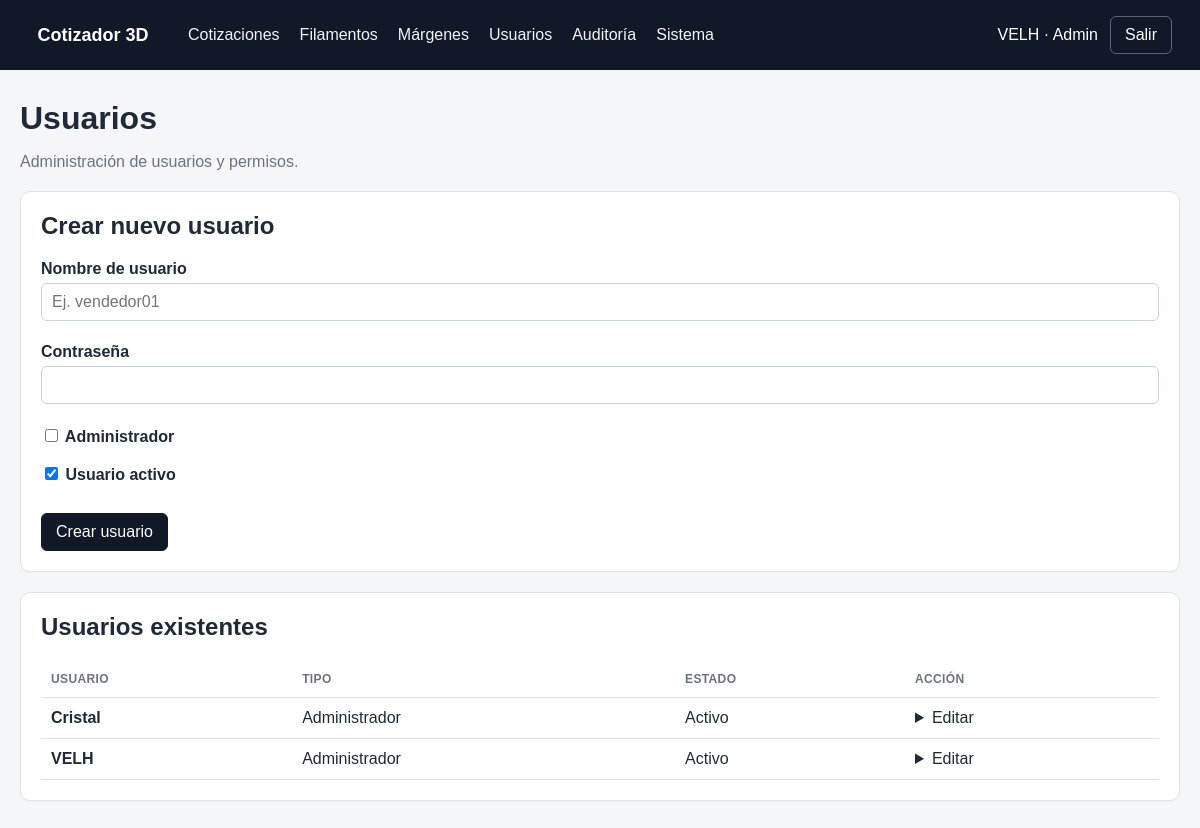
Screenshot of /users (signed in) with the database file from the repository.
### models.py (models this page shows, shortened)
class User(
    db.Model,
    UserMixin
):
    id = db.Column(
        db.Integer,
        primary_key=True
    )
    username = db.Column(
        db.String(80),
        unique=True,
        nullable=False,
        index=True
    )
    password_hash = db.Column(
        db.String(255),
        nullable=False
    )
    is_admin = db.Column(
        db.Boolean,
        default=False,
        nullable=False
    )
    active = db.Column(
        db.Boolean,
        default=True,
        nullable=False
    )
    created_at = db.Column(
        db.DateTime,
        default=datetime.utcnow,
        nullable=False
    )
    @property
    def is_active(self):
        return self.active

### app.py (the view)
@app.route(
    "/users"
)
@admin_required
def users():
    all_users = (
        User.query
        .order_by(
            User.username
        )
        .all()
    )
    return render_template(
        "users.html",
        users=all_users
    )

### app.py (called while the page is built)
@login_manager.user_loader
def load_user(
    user_id
):
    return db.session.get(
        User,
        int(user_id)
    )

def admin_required(
    function
):
    @wraps(
        function
    )
    @login_required
    def wrapper(
        *args,
        **kwargs
    ):
        if not current_user.is_admin:
            abort(403)
        return function(
            *args,
            **kwargs
        )
    return wrapper

@app.context_processor
def inject_globals():
    return {
        "currency":
            app.config[
                "CURRENCY"
            ],
        "company_name":
            app.config[
                "COMPANY_NAME"
            ],
        "app_timezone":
            get_timezone_name()
    }

### time_utils.py (called while the page is built)
def get_timezone_name():
    setting = AppSetting.query.filter_by(
        key="timezone"
    ).first()
    if setting and setting.value:
        return setting.value
    return DEFAULT_TIMEZONE

### templates/users.html (shortened to what this page needs)
{% extends "base.html" %}
{% block content %}
<div class="page-head">
    <div>
        <h1>
            Usuarios
        </h1>
        <p class="muted">
            Administración de usuarios y permisos.
        </p>
    </div>
</div>
<div class="card">
    <h2>
        Crear nuevo usuario
    </h2>
    <form
        method="post"
        action="{{ url_for('user_save') }}"
    >
        <label>
            Nombre de usuario
        </label>
        <input
            name="username"
            placeholder="Ej. vendedor01"
            required
        >
        <label>
            Contraseña
        </label>
        <input
            name="password"
            type="password"
            minlength="8"
            required
        >
        <label>
            <input
                type="checkbox"
                name="is_admin"
                style="width:auto;"
            >
            Administrador
        </label>
        <label>
            <input
                type="checkbox"
                name="active"
                checked
                style="width:auto;"
            >
            Usuario activo
        </label>
        <br>
        <button class="primary">
            Crear usuario
        </button>
    </form>
</div>
<div class="card">
    <h2>
        Usuarios existentes
    </h2>
    <table>
        <thead>
            <tr>
                <th>
                    Usuario
                </th>
                <th>
                    Tipo
                </th>
                <th>
                    Estado
                </th>
                <th>
                    Acción
                </th>
            </tr>
        </thead>
        <tbody>
        {% for user in users %}
            <tr>
                <td>
                    <strong>
                        {{ user.username }}
                    </strong>
                </td>
                <td>
                    {% if user.is_admin %}
                        Administrador
                    {% else %}
                        Usuario
                    {% endif %}
                </td>
                <td>
                    {% if user.active %}
                        Activo
                    {% else %}
                        Inactivo
                    {% endif %}
                </td>
                <td>
                    <details>
                        <summary
                            style="cursor:pointer;"
                        >
                            Editar
                        </summary>
                    </details>
                </td>
            </tr>
        {% endfor %}
        </tbody>
    </table>
</div>
{% endblock %}

### templates/base.html (shortened to what this page needs)
<!DOCTYPE html>
<html lang="es">
<head>
    <link
        rel="stylesheet"
        href="{{ url_for('static', filename='app.css') }}"
    >
</head>
<body>
{% if current_user.is_authenticated %}
<header class="topbar">
    <a
        class="brand"
        href="{{ url_for('dashboard') }}"
    >
        <span
            class="brand-fallback"
            style="display:none;"
        >
            {{ company_name }}
        </span>
    </a>
    <nav>
        <a href="{{ url_for('quotes') }}">
            Cotizaciones
        </a>
        <a href="{{ url_for('filaments') }}">
            Filamentos
        </a>
        <a href="{{ url_for('margins') }}">
            Márgenes
        </a>
        {% if current_user.is_admin %}
        <a href="{{ url_for('users') }}">
            Usuarios
        </a>
        <a href="{{ url_for('audit_log') }}">
            Auditoría
        </a>
        <a href="{{ url_for('system_page') }}">
            Sistema
        </a>
        {% endif %}
    </nav>
    <div class="user-box">
        <span>
            {{ current_user.username }}
            {% if current_user.is_admin %}
                · Admin
            {% endif %}
        </span>
        <form
            action="{{ url_for('logout') }}"
            method="post"
        >
            <button class="logout-button">
                Salir
            </button>
        </form>
    </div>
</header>
{% endif %}
<main class="container">
{% block content %}
{% endblock %}
</main>
</body>
</html>

### static/app.css (style rules this page uses)
* { box-sizing: border-box; }
:root { --background: #f5f6f8; --card: #ffffff; --text: #1f2937; --muted: #6b7280; --border: #dfe3e8; --dark: #111827; --dark-hover: #273244; --blue: #2563eb; --danger: #b42318; --success: #166534; }
body { margin: 0; font-family: Arial, Helvetica, sans-serif; background: var(--background); color: var(--text); }
a { color: var(--blue); text-decoration: none; }
.topbar { min-height: 70px; background: var(--dark); color: white; display: flex; align-items: center; gap: 30px; padding: 10px 28px; }
.brand { display: flex; align-items: center; justify-content: center; min-width: 130px; text-decoration: none; }
.brand-fallback { color: white; font-size: 18px; font-weight: bold; }
.topbar nav { display: flex; align-items: center; gap: 20px; flex: 1; }
.topbar nav a { color: #f3f4f6; }
.user-box { display: flex; align-items: center; gap: 12px; }
.user-box form { margin: 0; }
.logout-button { background: transparent; color: white; border-color: #5b6472; }
.container { max-width: 1200px; margin: 30px auto; padding: 0 20px; }
.card { background: var(--card); border: 1px solid var(--border); border-radius: 10px; padding: 20px; margin-bottom: 20px; box-shadow: 0 1px 2px rgba( 0, 0, 0, 0.03 ); }
.card h2:first-child { margin-top: 0; }
label { display: block; font-weight: bold; margin-top: 12px; margin-bottom: 5px; }
input, select, textarea { width: 100%; padding: 9px 10px; border: 1px solid #cbd1d8; border-radius: 6px; margin-bottom: 10px; font: inherit; background: white; color: var(--text); }
button, .button { display: inline-block; padding: 9px 14px; border-radius: 6px; border: 1px solid #cbd1d8; background: white; color: var(--text); cursor: pointer; font: inherit; text-decoration: none; }
.primary { background: var(--dark); color: white; border-color: var(--dark); }
.page-head { display: flex; justify-content: space-between; align-items: center; gap: 20px; margin-bottom: 20px; }
.page-head h1 { margin: 0; }
.page-head p { margin-bottom: 0; }
table { width: 100%; border-collapse: collapse; }
th, td { padding: 11px 10px; text-align: left; border-bottom: 1px solid var(--border); vertical-align: top; }
th { color: var(--muted); font-size: 12px; text-transform: uppercase; letter-spacing: 0.03em; }
.muted { color: var(--muted); }

### rows the page displays
User: username "VELH", is_admin "Administrador", active "Activo"
User: username "Cristal", is_admin "Administrador", active "Activo"

### other values shown
{{ company_name }} "Cotizador 3D"
